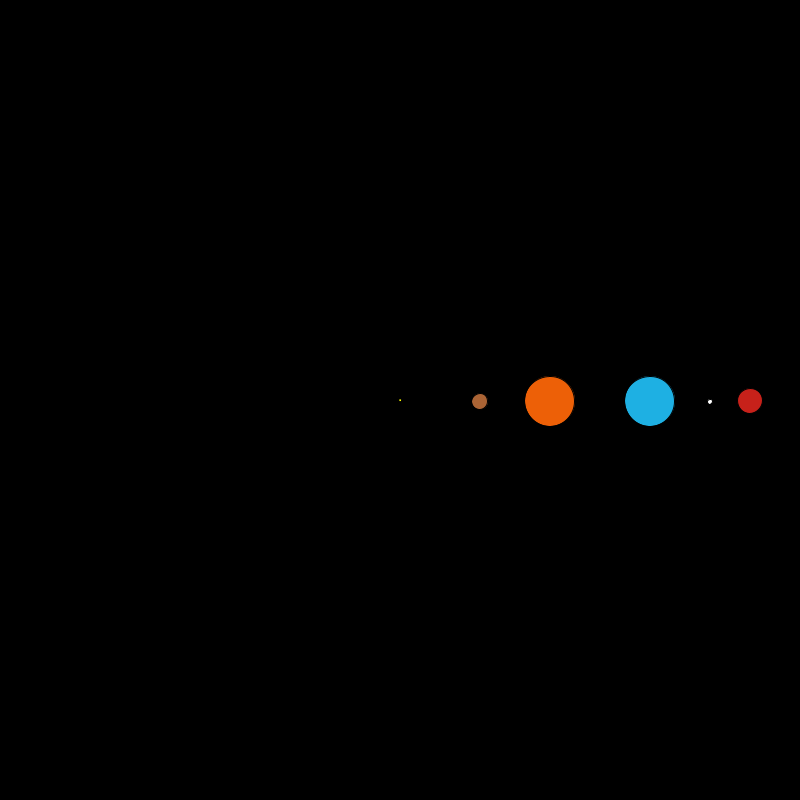
Frame 1 (no input)
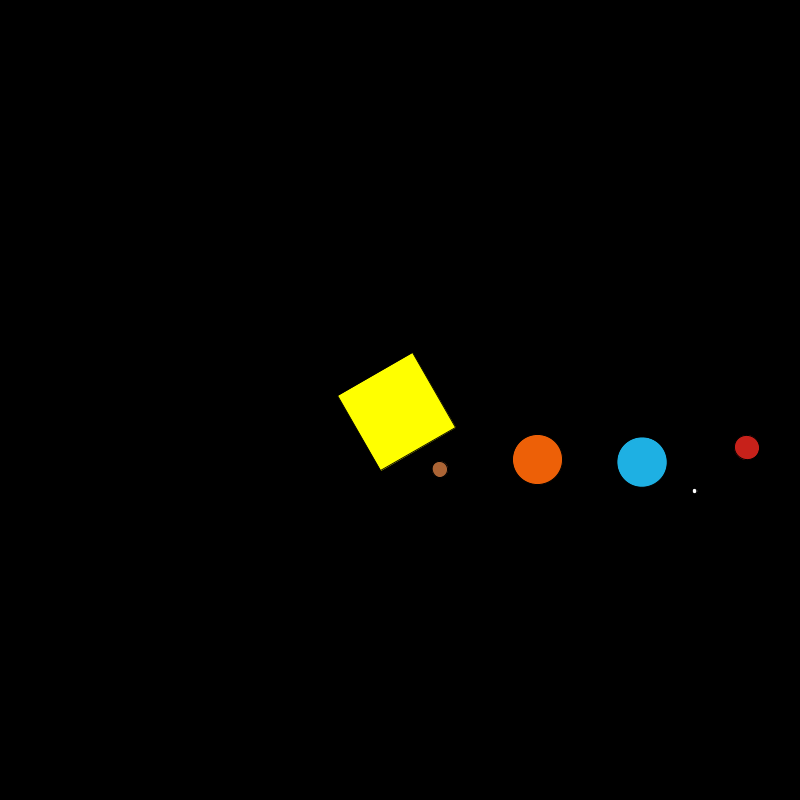
Frame 60 (the mouse pressed at the canvas centre just before this capture)
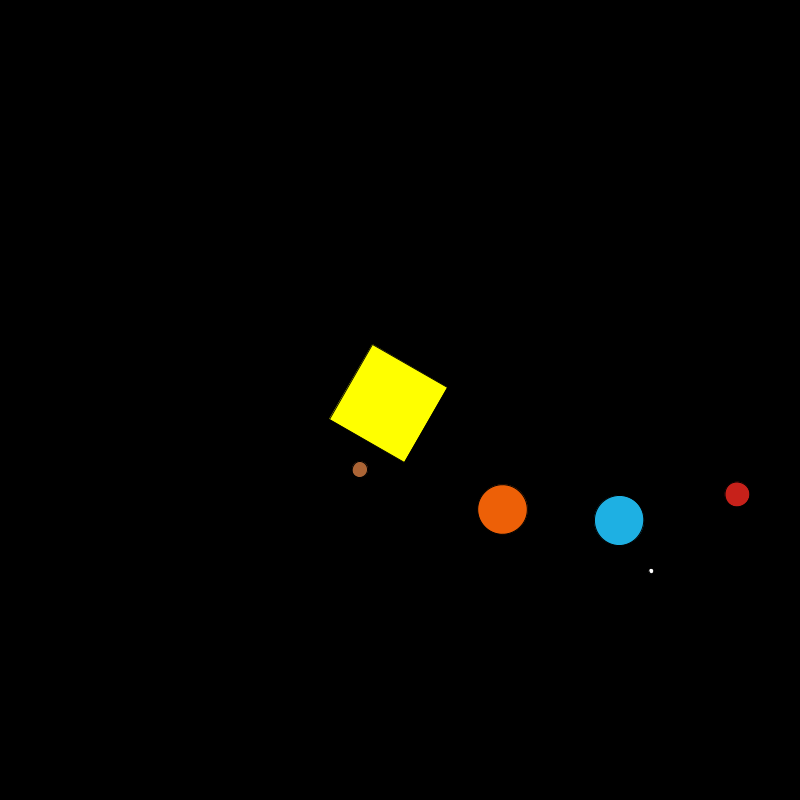
Frame 120 (the mouse held since frame 60 and released just before this capture)

The Processing sketch that drew these frames (run headless with seeded random() and noise(); from frame 60 on, the mouse is pressed at the canvas centre):

// Processing sketch: solar_sistem_transformations
// ── solar_sistem_transformations.pde

void setup(){
  size(800,800);
}

void draw(){
  background(0);
  
  
  //SUN
  pushMatrix();
  translate((width/2), (height/2));
  rotate(radians(frameCount));
  scale(sin(radians(frameCount)));
  fill(255,255,0);
  rect(-40,-40,100,100);
  popMatrix();
  
  //MERCURY  
  pushMatrix();
  translate((width/2), (height/2));
  rotate(radians(frameCount));
  translate(80,0);
  fill(171, 100, 53);
  ellipse(0,0,50/3,50/3);
  popMatrix();
  
  //VENUS
  pushMatrix();
  translate((width/2), (height/2));
  rotate(radians(frameCount)*0.39);
  translate(150,0);
  fill(237, 96, 7);
  ellipse(0,0,50,50);
  popMatrix();
  
  
  //EARTH
  pushMatrix();
  translate((width/2), (height/2));
  rotate(radians(frameCount)*0.24);
  
  translate(250,0);
  fill(30, 176, 227);
  ellipse(0,0,50,50);
  //Moon
  pushMatrix();
  rotate(radians(frameCount)*0.24);
  translate(60, 0);
  
  fill(255);
  ellipse(0,0,50/10,50/10);
  popMatrix();
  popMatrix();
  
  
  
  //MARS
  pushMatrix();
  translate((width/2), (height/2));
  rotate(radians(frameCount)*0.13);
  translate(350,0);
  fill(199, 33, 26);
  ellipse(0,0,50/2,50/2);
  popMatrix();
  
}
